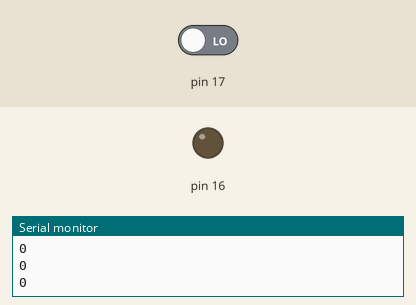
Recording of a sketch running on a simulated Arduino Uno, built with avr-gcc and run on an emulated ATmega328P. On the bench: output pins drawn as LEDs (lit = HIGH), the last lines printed to the serial monitor. Dashed ring = blinking. The test bench sets the inputs (shaded band); at power-on: pin 17 LOW.

Above: at 1.8 s.
1.9 s: pin 17 driven HIGH
At 2.05 s:
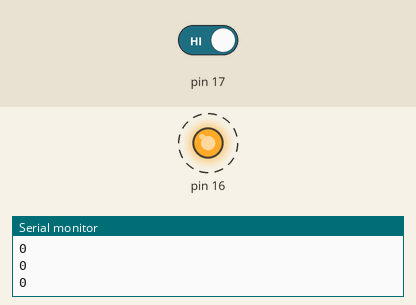
4.9 s: pin 17 driven LOW
At 5.9 s:
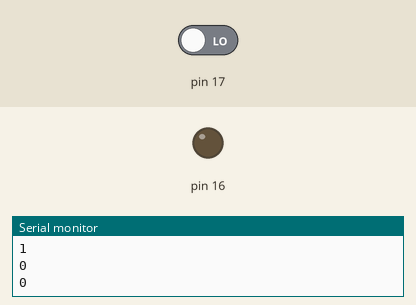
Timing chart, 0 to 7.9 s (numbered marks = the images above; inputs shaded):
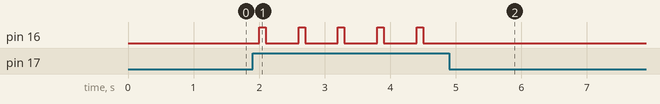

The sketch:

bodySensorAndRecorderPlay.ino
```cpp
void setup() {
  // put your setup code here, to run once:
  Serial.begin(115200);
  pinMode(17, INPUT);
  pinMode(16, OUTPUT);
}

void loop() {
  // put your main code here, to run repeatedly:
  int v = digitalRead(17);
  if (v == 1) {
    digitalWrite(16, 1);
    delay(100);
    digitalWrite(16, 0);
  }
  Serial.println(v);
  delay(500);
}
```

Measured:
- after the input at 1.9 s, pin 16: alternates HIGH for 0.10 s and LOW for 0.50 s, starting after 0.10 s
- after the input at 4.9 s, pin 16: stops changing and stays LOW
